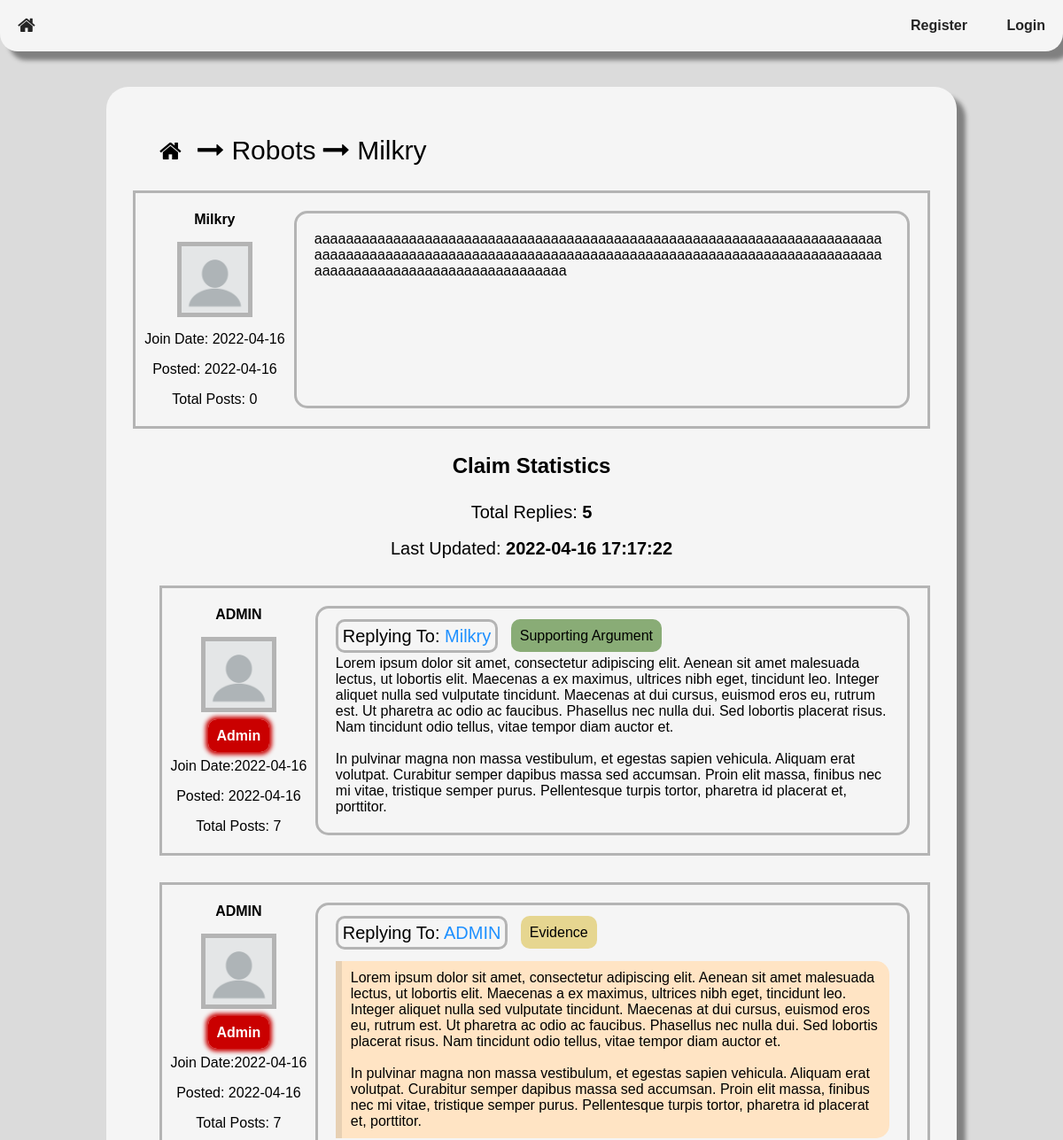
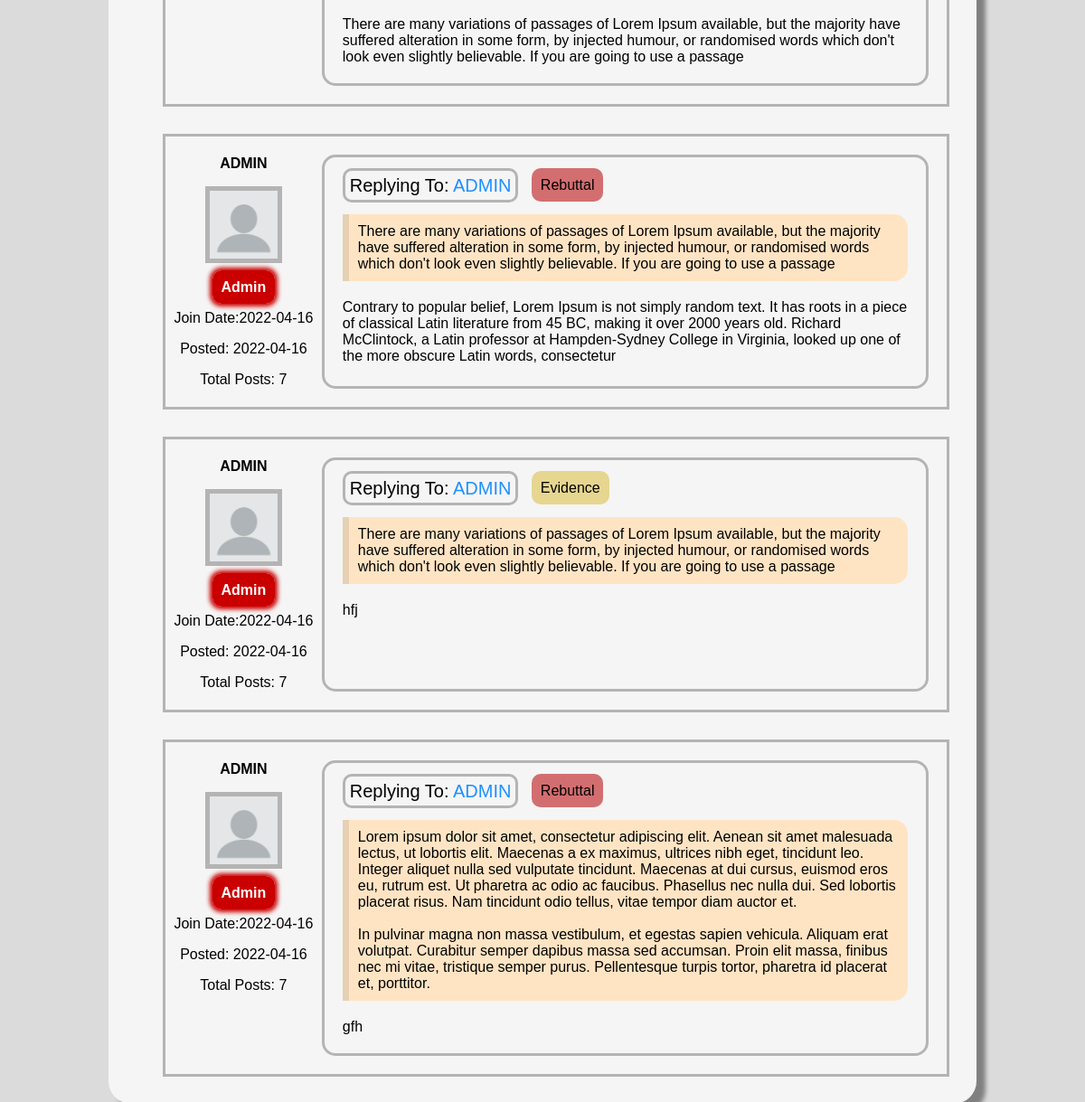
Page /12/15 on the committed database (2 pictures, top to bottom).
### tables this page shows
CREATE TABLE topic (
    topicID INTEGER NOT NULL PRIMARY KEY AUTOINCREMENT,
    topicName TEXT NOT NULL,
    postingUser INTEGER REFERENCES user(userID) ON DELETE SET NULL ON UPDATE CASCADE,
    creationTime INTEGER NOT NULL,
    updateTime INTEGER NOT NULL
);

CREATE TABLE user (
    userID INTEGER NOT NULL PRIMARY KEY AUTOINCREMENT,
    userName TEXT NOT NULL,
    passwordHash BLOB NOT NULL,
    isAdmin BOOLEAN NOT NULL,
    creationTime INTEGER NOT NULL,
    lastVisit INTEGER NOT NULL
);

CREATE TABLE claim (
    claimID INTEGER NOT NULL PRIMARY KEY AUTOINCREMENT,
    topic INTEGER NOT NULL REFERENCES topic(topicID) ON DELETE CASCADE ON UPDATE CASCADE,
    postingUser INTEGER REFERENCES user(userID) ON DELETE SET NULL ON UPDATE CASCADE,
    creationTime INTEGER NOT NULL,
    updateTime INTEGER NOT NULL,
    text TEXT NOT NULL
);

CREATE TABLE replyToClaimType (
    claimReplyTypeID INTEGER NOT NULL PRIMARY KEY AUTOINCREMENT,
    claimReplyType TEXT NOT NULL
);

CREATE TABLE replyText (
    replyTextID INTEGER NOT NULL PRIMARY KEY AUTOINCREMENT,
    postingUser INTEGER REFERENCES user(userID) ON DELETE SET NULL ON UPDATE CASCADE,
    creationTime INTEGER NOT NULL,
    text TEXT NOT NULL
);

CREATE TABLE replyToReplyType (
    replyReplyTypeID INTEGER NOT NULL PRIMARY KEY AUTOINCREMENT,
    replyReplyType TEXT NOT NULL
);

### server.py (the view)
@ app.route('/<topicId>/<claimId>', methods=["GET"])
def displayClaim(topicId, claimId):
    user = getUserStatus()
    if not isTopicIdValid(topicId):
        return NotFoundMessage("Topic")
    if not isClaimIdValid(claimId):
        return NotFoundMessage("Claim")
    if not isTopicRelatedToClaim(topicId, claimId):
        return NotFoundMessage("Claim is not related to that topic")
    db = sqlite3.connect(PATH)
    cursor = db.cursor()
    claim = cursor.execute(
        "select postingUser, text, creationTime from claim where claimID=?", (claimId,))
    for row in claim:
        userId = row[0]
        claimText = row[1]
        creationTime = row[2]
    class Topic:
        TopicId = topicId
        TopicName = getTopicName(TopicId)
    class Claim:
        Username = getUsername(userId)
        ClaimId = claimId
        ClaimText = claimText
        JoinDate = getUserJoinDate(userId)
        ClaimPostDate = convertJulianTime(creationTime, "DATE")
        TotalPosts = getUserTotalPosts(userId)
        IsAdmin = isAdmin(userId)
        LastUpdateTime = getClaimLastUpdateTime(ClaimId)
    db.close()
    return render_template("Claim.html", user=user, topicList=getAllTopics(), topic=Topic, claimList=getAllClaimsInTopic(Topic.TopicId), claim=Claim, replies=getAllReplies(claimId))

### server.py (called while the page is built)
def getUserStatus():
    if isUserLoggedIn():
        id = getUserIDFromSession()
        username = getUsername(id)
        loggedIn = True
        admin = isAdmin(getUserIDFromSession())
    else:
        id = 0
        username = "NULL"
        loggedIn = False
        admin = False
    class Status:
        Id = id
        Username = username
        LoggedIn = loggedIn
        Admin = admin
    return Status

def isUserLoggedIn():
    if session.get("userID"):
        return True
    return False

def getUsername(id):
    db = sqlite3.connect(PATH)
    cursor = db.cursor()
    user = cursor.execute(
        "select userName from user where userID=?", (id,))
    username = "[user-deleted]"  # if no user is found
    for row in user:
        username = row[0]
    return username

def isAdmin(id):
    db = sqlite3.connect(PATH)
    cursor = db.cursor()
    user = cursor.execute(
        "select isAdmin from user where userID=?", (id,))
    for row in user:
        if row[0] == True:
            return True
        return False

def getUserJoinDate(id):
    db = sqlite3.connect(PATH)
    cursor = db.cursor()
    date = cursor.execute(
        "select creationTime from user where userID=?", (id,))
    for row in date:
        return convertJulianTime(row[0], "DATE")
    return 0

def getUserTotalPosts(id):
    db = sqlite3.connect(PATH)
    cursor = db.cursor()
    amount = cursor.execute(
        "select count(*) from replyText where postingUser=?", (id,))
    for row in amount:
        return row[0]
    return -1

def getTotalClaimsInTopic(topicId):
    db = sqlite3.connect(PATH)
    cursor = db.cursor()
    claim = cursor.execute(
        "select count(*) from claim where topic=?", (topicId,))
    for row in claim:
        return row[0]

def getLatestClaimInTopic(topicId):
    db = sqlite3.connect(PATH)
    cursor = db.cursor()
    latestClaim = cursor.execute(
        "select claimID, postingUser, updateTime from claim where topic=? order by updateTime desc limit 1", (topicId,))
    class LatestClaim:
        HasClaim = False
    for row in latestClaim:
        class LatestClaim:
            HasClaim = True
            Id = row[0]
            Username = getUsername(row[1])
            UpdatedAt = convertJulianTime(row[2], "FULL")
    return LatestClaim

### templates/Claim.html (shortened to what this page needs)
<!DOCTYPE html>
<html>
<head>
    <link rel="stylesheet" type="text/css" href="{{ url_for('static', filename='CSS/global.css') }}">
    <link rel="stylesheet" type="text/css"
        href="https://stackpath.bootstrapcdn.com/font-awesome/4.7.0/css/font-awesome.min.css">
</head>
<body
    onload="load(`{{ url_for('static', filename='Templates/RegisterForm.html') }}`, `{{ url_for('static', filename='Templates/LoginForm.html') }}`, `{{ url_for('static', filename='Templates/MessageBoxes.html') }}`)">
    <div class="navigationContainer">
        <button id="homeBtn" style="float: left;" onclick="location.href='/'" class="navigationBtn"><i
                class="fa fa-home fa-lg" aria-hidden="true"></i></button>
        {% if user.LoggedIn == True %}
        <button id="logoutBtn" style="display: inline-block;" onclick="location.href='/signout'"
            class="navigationBtn"><i class="fa fa-sign-out fa-lg" aria-hidden="true"></i></button>
        {% else %}
        <button id="registerBtn" style="display: inline-block;" onclick="overlayOn('overlayRegister')"
            class="navigationBtn"><b>Register</b></button>
        <button id="loginBtn" style="display: inline-block;" onclick="overlayOn('overlayLogin')"
            class="navigationBtn"><b>Login</b></button>
        {% endif %}
    </div>
    <div class="forumsContainer">
        <div id="forumHierarchy" class="flex-container-space-between">
            <div>
                <button id="homeBtn" onclick="location.href='/'" class="forumHierarchyButton">
                    <i class="fa fa-home fa-2x" aria-hidden="true"></i>
                </button>
                <i class="fa fa-long-arrow-right" aria-hidden="true"></i>
                <span style="cursor: pointer;" onclick="location.href='/{{ topic.TopicId }}'">{{ topic.TopicName
                    }}</span>
                <i class="fa fa-long-arrow-right" aria-hidden="true"></i>
                <span>{{ claim.Username }}</span>
            </div>
            <div style="background-color: var(primary); border-radius: 15px; padding: 10px;">
            </div>
        </div>
        <div id="{{ claim.ClaimId }}" class="grid-container">
            <div class="userInfo">
                <p><b>{{ claim.Username }}</b></p>
                <img class="userProfile" src="{{ url_for('static', filename='Resources/Images/default_user.png') }}">
                <p>Join Date: {{ claim.JoinDate }}</p>
                <p>Posted: {{ claim.ClaimPostDate }}</p>
                <p>Total Posts: {{ claim.TotalPosts }}</p>
            </div>
            <div style="border-radius: 15px; width: auto;" class="claimTextContainer">
                <p class="claimText">{{ claim.ClaimText }}</p>
            </div>
        </div>
        <div style="text-align: center;">
            <h2 class="statisticsTitle">Claim Statistics</h2>
            <div style="text-align: center;">
                <span class="statisticsText">Total Replies: <b>{{ replies|length }}</b></span>
                <br>
                <br>
                <span class="statisticsText">Last Updated: <b>{{ claim.LastUpdateTime }}</b></span>
            </div>
        </div>
        {% for reply in replies %}
        <div id="reply_{{ reply.Id }}" style="margin-left: 30px; margin-top: 30px;" class="grid-container">
            <div class="userInfo">
                <p><b>{{ reply.Username }}</b></p>
                <img class="userProfile" src="{{ url_for('static', filename='Resources/Images/default_user.png') }}">
                {% if reply.IsAdmin == True %}
                <br><br>
                <span class="adminLabel"><b>Admin</b></span>
                <br>
                {% endif %}
                <p>Join Date:{{ reply.JoinDate }}</p>
                <p>Posted: {{ reply.ReplyPostDate }}</p>
                <p>Total Posts: {{ reply.TotalPosts }}</p>
            </div>
            <div style="border-radius: 15px; width: auto;" class="claimTextContainer">
                <div style="margin-bottom: 10px;" class="flex-container-space-between">
                    <div>
                        {% if reply.isReplyToReply == True %}
                        <span class="replyingTo">Replying To: <a onclick="moveTo('reply_{{ reply.ReplyingToId }}')">{{
                                reply.ReplyingToUsername }}</a></span>
                        {% else %}
                        <span class="replyingTo">Replying To: <a onclick="moveTo('{{ claim.ClaimId }}')">{{
                                claim.Username }}</a></span>
                        {% endif %}
                        {% if reply.ReplyType == "Clarification" %}
                        <span style="background-color: var(--replyTypeClarification);" class="replyTypeLabel">{{
                            reply.ReplyType }}</span>
                        {% elif reply.ReplyType == "Supporting Argument" %}
                        <span style="background-color: var(--replyTypeSupportingArgument);" class="replyTypeLabel">{{
                            reply.ReplyType }}</span>
                        {% elif reply.ReplyType == "Counterargument" %}
                        <span style="background-color: var(--replyTypeCounterargument); color: var(--text2);"
                            class="replyTypeLabel">{{
                            reply.ReplyType }}</span>
                        {% elif reply.ReplyType == "Evidence" %}
                        <span style="background-color: var(--replyTypeEvidence);" class="replyTypeLabel">{{
                            reply.ReplyType }}</span>
                        {% elif reply.ReplyType == "Support" %}
                        <span style="background-color: var(--replyTypeSupport); color: var(--text2);"
                            class="replyTypeLabel">{{
                            reply.ReplyType }}</span>
                        {% elif reply.ReplyType == "Rebuttal" %}
                        <span style="background-color: var(--replyTypeRebuttal);" class="replyTypeLabel">{{
                            reply.ReplyType }}</span>
                        {% endif %}
                    </div>
                </div>
                {% if reply.isReplyToReply == True %}
                <div class="quoteReply">{{ reply.ReplyingToText }}</div>
                {% endif %}
                {% if reply.Text|string() == "[REMOVED]" %}
                <p class="claimText" style="text-align: center;"><b>{{ reply.Text }}</b></p>
                {% else %}
                <p class="claimText">{{ reply.Text }}</p>
                {% endif %}
            </div>
        </div>
        {% endfor %}
    </div>
</body>
</html>

### static/CSS/global.css (style rules this page uses)
:root { --primary: #8B21DE; --secondary: #5db31c; --third: #8290a2; --background: rgb(219, 219, 219); --background2: whitesmoke; --text: black; --text2: white; --icon: black; --icon2: white; --form: whitesmoke; --highlight: rgb(223, 223, 223); --border: rgb(180, 180, 180); --link: dodgerblue; --containerShadow: gray; --admin:rgb(202, 0, 0); --remove: red; --replyTypeClarification: gold; --replyTypeSupportingArgument: #89AC76; --replyTypeCounterargument: #4D5645; --replyTypeEvidence: #E6D690; --replyTypeSupport: #57A639; --replyTypeRebuttal: #D36E70; }
#forumHierarchy { color: var(--text); vertical-align: middle; margin: 20px; font-size: 30px; }
body { font-family: Helvetica, sans-serif; background-color: var(--background); margin: 0; padding: 0; }
h1, h2, h3, h4, h5, h6, p, span, small { color: var(--text); }
a { color: var(--link); cursor: pointer; }
.forumsContainer { background-color: var(--background2); border-radius: 25px; box-shadow: 10px 10px 5px var(--containerShadow); padding: 30px; margin-top: 40px; margin-left: 10%; margin-right: 10%; margin-bottom: 20px; }
.navigationContainer { background-color: var(--background2); box-shadow: 10px 10px 5px var(--containerShadow); text-align: right; display: block; border-bottom-left-radius: 20px; border-bottom-right-radius: 20px; }
.navigationBtn { color: var(--text); background-color: transparent; border: none; cursor: pointer; padding: 20px; font-size: 16px; opacity: 0.85; }
.forumHierarchyButton { color: var(--icon); background-color: transparent; border: none; cursor: pointer; padding: 10px; }
.flex-container-space-between { display: flex; justify-content: space-between; align-items: center; }

### templates/Claim.html (style rules this page uses)
.replyTypeLabel { color: var(--text); padding: 10px; margin-left: 10px; border-radius: 10px; overflow-wrap: break-word; }
.quoteReply { color: var(--text); background-color: bisque; border-left: 7px solid rgb(231, 208, 179); border-bottom-right-radius: 15px; border-top-right-radius: 15px; padding: 10px; margin-top: 20px; margin-bottom: 20px; white-space: pre-wrap; overflow-wrap: break-word; }
.adminLabel { color: var(--text2); background-color: var(--admin); box-shadow: 0 0 5px 3px var(--admin); border-radius: 10px; padding: 10px; margin-left: 20px; margin-right: 20px; }
.userProfile { vertical-align: top; border: 5px solid var(--border); max-width: 75px; max-height: 75px; width: auto; height: auto; }
.userInfo { color: var(--text); text-align: center; margin: 5px; }
.claimTextContainer { border: 3px solid var(--border); vertical-align: top; margin-top: 20px; margin-right: 20px; margin-bottom: 20px; padding: 20px; width: 30%; }
.claimText { color: var(--text); vertical-align: middle; margin: auto; white-space: pre-wrap; overflow-wrap: break-word; font-size: 16px; }
.replyingTo { color: var(--text); border: 3px solid var(--border); border-radius: 10px; vertical-align: middle; text-align: center; padding: 5px; font-size: 20px; }
.statisticsTitle { width: auto; padding: 8px; border-radius: 20px; }
.statisticsText { color: black; font-size: 20px; }
.grid-container { border: 3px solid var(--border); display: grid; grid-template-columns: 20% 80%; }

### rows in the picture
topic: TopicName "Robots"
user: Username "Milkry", Username "Milkry"
claim: ClaimText "aaaaaaaaaaaaaaaaaaaaaaaaaaaaaaaaaaaaaaaaaaaaaaaaaaaaaaaaaaaaaaaaaaaaaaaaaaaaaaaaaaaaaaaaaaaaaaaaaaaaaaaaaaaaaaaaaaaaaaaaaaaaaaaaaaaaaaaaaaaaaaaaaaaaaaaaaaaaaaaaaaaaaaaaaaaaaaaa"
user: Username "ADMIN" "ADMIN" "ADMIN" "ADMIN" "ADMIN", ReplyingToUsername "ADMIN" "ADMIN" "ADMIN" "ADMIN"
replyToClaimType: ReplyType "Supporting Argument"
replyText: Text "Lorem ipsum dolor sit amet, consectetur adipiscing elit. Aenean sit amet malesuada lectus, ut lobortis elit. Maecenas a ex maximus, ultrices nibh eget, tincidunt leo. Integer aliquet nulla sed vulputate tincidunt. Maecenas at dui cursus, euismod eros eu, rutrum est. Ut pharetra ac odio ac faucibus. Phasellus nec nulla dui. Sed lobortis placerat risus. Nam tincidunt odio tellus, vitae tempor diam auctor et. In pulvinar magna non massa vestibulum, et egestas sapien vehicula. Aliquam erat volutpat. Curabitur semper dapibus massa sed accumsan. Proin elit massa, finibus nec mi vitae, tristique semper purus. Pellentesque turpis tortor, pharetra id placerat et, porttitor.", ReplyingToText "Lorem ipsum dolor sit amet, consectetur adipiscing elit. Aenean sit amet malesuada lectus, ut lobortis elit. Maecenas a ex maximus, ultrices nibh eget, tincidunt leo. Integer aliquet nulla sed vulputate tincidunt. Maecenas at dui cursus, euismod eros eu, rutrum est. Ut pharetra ac odio ac faucibus. Phasellus nec nulla dui. Sed lobortis placerat risus. Nam tincidunt odio tellus, vitae tempor diam auctor et. In pulvinar magna non massa vestibulum, et egestas sapien vehicula. Aliquam erat volutpat. Curabitur semper dapibus massa sed accumsan. Proin elit massa, finibus nec mi vitae, tristique semper purus. Pellentesque turpis tortor, pharetra id placerat et, porttitor." "Lorem ipsum dolor sit amet, consectetur adipiscing elit. Aenean sit amet malesuada lectus, ut lobortis elit. Maecenas a ex maximus, ultrices nibh eget, tincidunt leo. Integer aliquet nulla sed vulputate tincidunt. Maecenas at dui cursus, euismod eros eu, rutrum est. Ut pharetra ac odio ac faucibus. Phasellus nec nulla dui. Sed lobortis placerat risus. Nam tincidunt odio tellus, vitae tempor diam auctor et. In pulvinar magna non massa vestibulum, et egestas sapien vehicula. Aliquam erat volutpat. Curabitur semper dapibus massa sed accumsan. Proin elit massa, finibus nec mi vitae, tristique semper purus. Pellentesque turpis tortor, pharetra id placerat et, porttitor."
replyToReplyType: ReplyType "Evidence" "Evidence"
replyText: Text "There are many variations of passages of Lorem Ipsum available, but the majority have suffered alteration in some form, by injected humour, or randomised words which don't look even slightly believable. If you are going to use a passage", ReplyingToText "There are many variations of passages of Lorem Ipsum available, but the majority have suffered alteration in some form, by injected humour, or randomised words which don't look even slightly believable. If you are going to use a passage" "There are many variations of passages of Lorem Ipsum available, but the majority have suffered alteration in some form, by injected humour, or randomised words which don't look even slightly believable. If you are going to use a passage"
replyToReplyType: ReplyType "Rebuttal" "Rebuttal"
replyText: Text "Contrary to popular belief, Lorem Ipsum is not simply random text. It has roots in a piece of classical Latin literature from 45 BC, making it over 2000 years old. Richard McClintock, a Latin professor at Hampden-Sydney College in Virginia, looked up one of the more obscure Latin words, consectetur"
replyText: Text "hfj"
replyText: Text "gfh"

### other values in the picture
{{ claim.JoinDate }} "2022-04-16"
{{ claim.ClaimPostDate }} "2022-04-16"
{{ claim.TotalPosts }} "0"
{{ replies|length }} "5"
{{ claim.LastUpdateTime }} "2022-04-16 17:17:22"
{{ reply.JoinDate }} "2022-04-16" "2022-04-16" "2022-04-16" "2022-04-16" "2022-04-16"
{{ reply.ReplyPostDate }} "2022-04-16" "2022-04-16" "2022-04-16" "2022-04-16" "2022-04-16"
{{ reply.TotalPosts }} "7" "7" "7" "7" "7"
